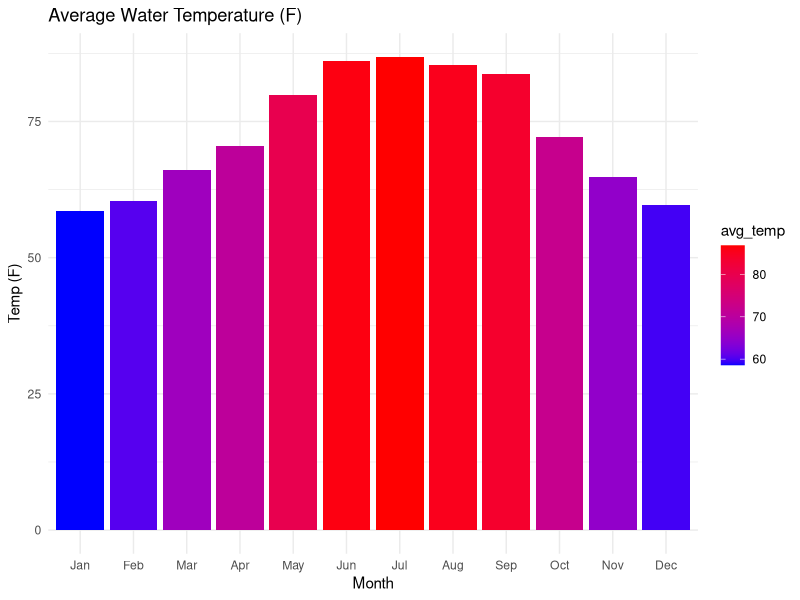
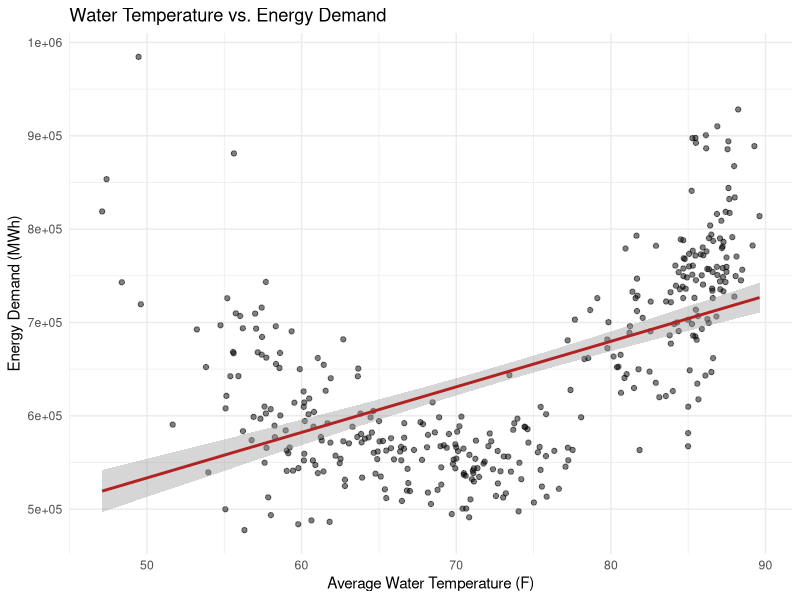
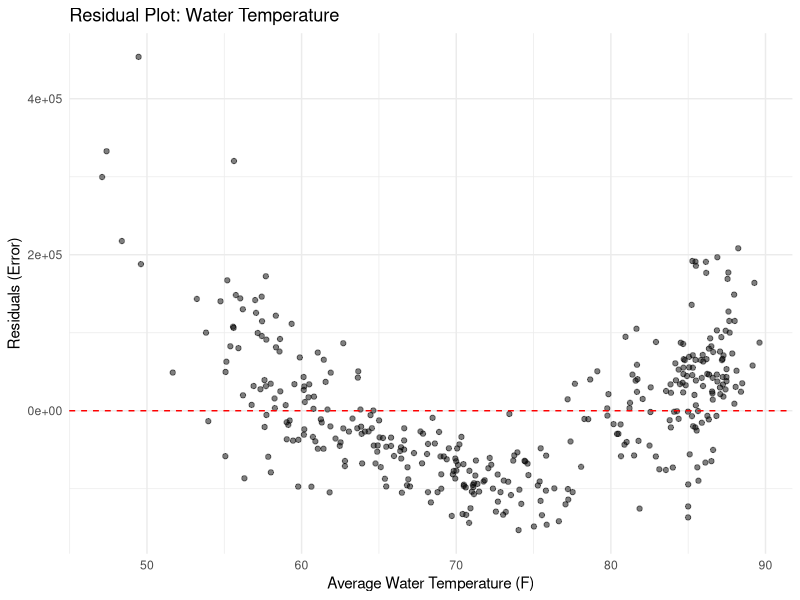
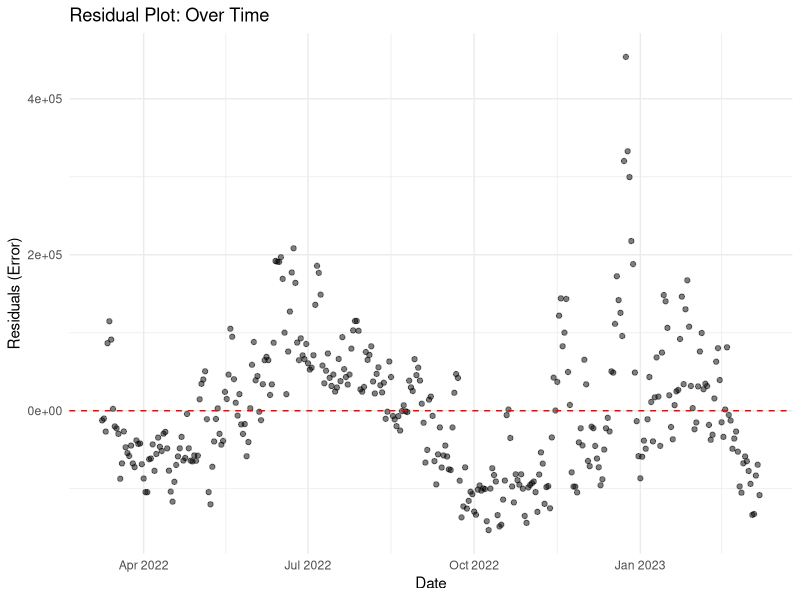
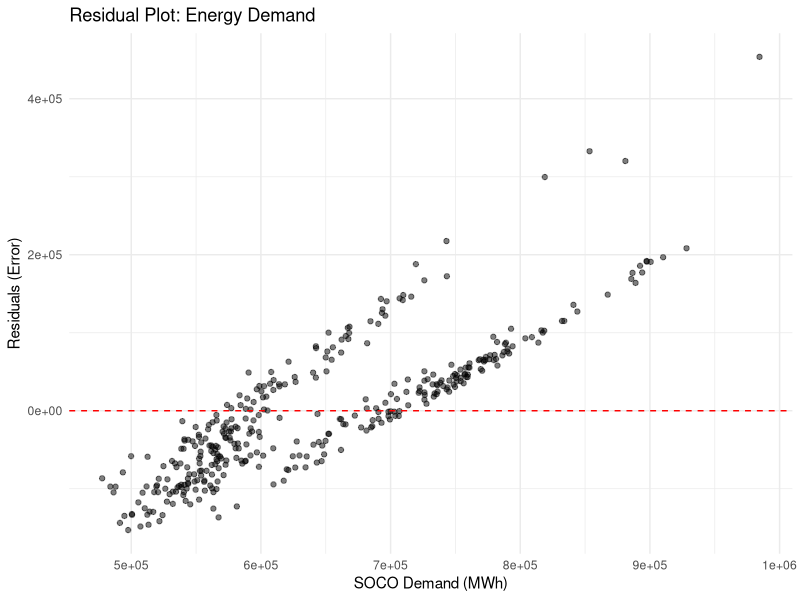
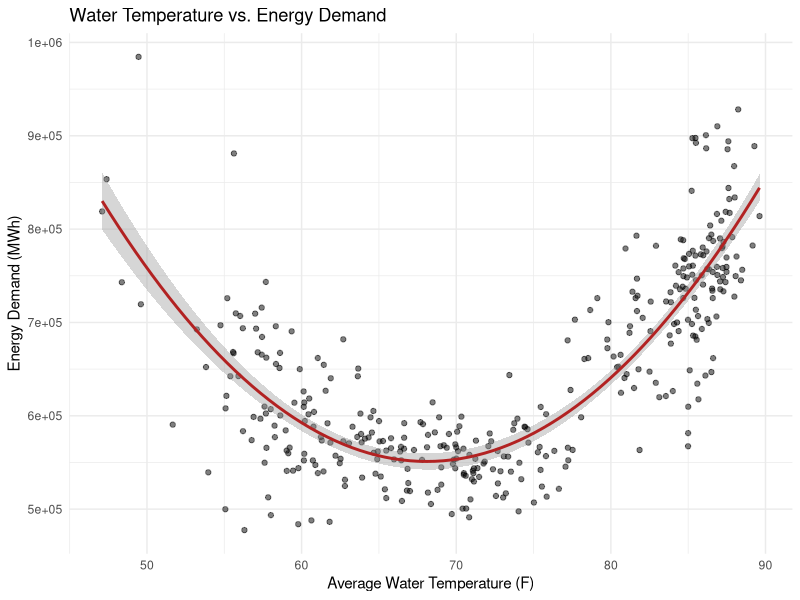

Write R code to recreate these figures, in order.
## ---- chunk 1
#| echo: false
#| message: false
#| warning: false

library(tidyverse)
library(broom)
library(kableExtra)
Dauphin_Island <- read.csv("dauphin_island.csv")
energy_demand <- read.csv("energy_demand.csv")
## ---- chunk 2
#| echo: false
#| message: false
#| warning: false

eighty_five <-Dauphin_Island %>%
  filter(Water.Temp...F. > 85)

## ---- chunk 3
#| echo: false
#| message: false
#| warning: false
#| label: Figure-1

high_temp <- Dauphin_Island %>%
  filter(Water.Temp...F. > 85) %>%
  mutate(Month = month(Date, label = TRUE))
month_freq <- high_temp %>%
  count(Month) %>%
  arrange(desc(n))

month_freq |>
  rename(Month = Month, `Hours Above 85 degrees Fahrenheit` = n) |>
  kable(caption = "Frequency of High Water Temperature Occurrences by Month") |>
  kable_styling(bootstrap_options = c("striped", "hover", "condensed"), full_width = F, position = "left")
## ---- chunk 4
#| echo: false
#| message: false
#| warning: false

water <- Dauphin_Island |>
  mutate(Date = as.Date(Date)) |>
  group_by(Date) |>
  summarize(avg_water_temp = mean(as.numeric(Water.Temp...F.), na.rm = TRUE))

energy <- energy_demand |>
  mutate(Date = as.Date(Timestamp..Hour.Ending., format = "%m/%d/%Y"))

combined <- inner_join(water, energy, by = "Date")
## ---- chunk 5
#| echo: false
#| message: false
#| warning: false

montly_summary <- combined |>
  mutate(Month = month(Date, label = TRUE, abbr = TRUE)) |>
  group_by(Month) |>
  summarize(avg_temp = mean(avg_water_temp, na.rm = TRUE))

ggplot(montly_summary, aes(x=Month, y=avg_temp, fill = avg_temp)) +
  geom_col() +
  scale_fill_gradient(low = "blue", high = "red") +
  labs(title = "Average Water Temperature (F)", x= "Month", y = "Temp (F)") +
  theme_minimal()

## ---- chunk 6
#| echo: false
#| message: false
#| warning: false

water <- Dauphin_Island |>
  mutate(Date = as.Date(Date)) |>
  group_by(Date) |>
  summarize(avg_water_temp = mean(as.numeric(Water.Temp...F.), na.rm = TRUE))

energy <- energy_demand |>
  mutate(Date = as.Date(Timestamp..Hour.Ending., format = "%m/%d/%Y"))

combined <- inner_join(water, energy, by = "Date")

ggplot(combined, aes(x = avg_water_temp, y = SOCO.Demand..MWh.)) +
  geom_point(alpha = 0.5) +
  geom_smooth(method = "lm", color = "firebrick", se = TRUE) +
  labs(title = "Water Temperature vs. Energy Demand", x = "Average Water Temperature (F)", y = "Energy Demand (MWh)") +
  theme_minimal()
## ---- chunk 7
#| echo: false
#| message: false
#| warning: false

model <- lm(SOCO.Demand..MWh. ~ avg_water_temp, data = combined)

tidy(model) |>
  kable(caption = "Linear Regression Results: Water Temperature vs. Energy Demand", digits = 30)
model_stats <- glance(model)
cat("The R-squared value for this model is:", round(model_stats$r.squared, 4))
## ---- chunk 8
#| echo: false
#| message: false
#| warning: false

combined <-combined |>
  mutate(residuals = resid(model), predicted = predict(model))

combined$residuals <- resid(model)

ggplot(combined, aes(x = avg_water_temp, y = residuals)) +
  geom_point(alpha = 0.5) +
  geom_hline(yintercept = 0, linetype = "dashed", color = "red") +
  labs(title = "Residual Plot: Water Temperature", x = "Average Water Temperature (F)", y = "Residuals (Error)") +
  theme_minimal()

ggplot(combined, aes(x = Date, y = residuals)) +
  geom_point(alpha = 0.5) +
  geom_hline(yintercept = 0, color = "red", linetype = "dashed") +
  labs(title = "Residual Plot: Over Time", x = "Date", y = "Residuals (Error)") + 
  theme_minimal()

ggplot(combined, aes(x = SOCO.Demand..MWh., y = residuals)) +
  geom_point(alpha = 0.5) +
  geom_hline(yintercept = 0, color = "red", linetype = "dashed") +
  labs(title = "Residual Plot: Energy Demand", x = "SOCO Demand (MWh)", y = "Residuals (Error)") + 
  theme_minimal()

## ---- chunk 9
#| echo: false
#| message: false
#| warning: false

water <- Dauphin_Island |>
  mutate(Date = as.Date(Date)) |>
  group_by(Date) |>
  summarize(avg_water_temp = mean(as.numeric(Water.Temp...F.), na.rm = TRUE))

energy <- energy_demand |>
  mutate(Date = as.Date(Timestamp..Hour.Ending., format = "%m/%d/%Y"))

combined <- inner_join(water, energy, by = "Date")

ggplot(combined, aes(x = avg_water_temp, y = SOCO.Demand..MWh.)) +
  geom_point(alpha = 0.5) +
  geom_smooth(method = "lm", formula = y ~ poly(x,2), color = "firebrick", se = TRUE) +
  labs(title = "Water Temperature vs. Energy Demand", x = "Average Water Temperature (F)", y = "Energy Demand (MWh)") +
  theme_minimal()
## ---- chunk 10
library(knitr)
library(kableExtra)

model_comparison <- data.frame(Model = c("Linear Regression", "Polynomial Regression (Quadratic)"),
                               `Adj. R-Squared` = c(0.283, 0.702),
                               `Model Utility` = c("Poor: Errors in extreme weather", "Strong: Captures extreme weather spikes"))

kable(model_comparison, align = "llc", booktabs = TRUE) |>
  kable_styling(bootstrap_options = c("striped", "hover", "condensed")) |>
  row_spec(2, bold = TRUE)
